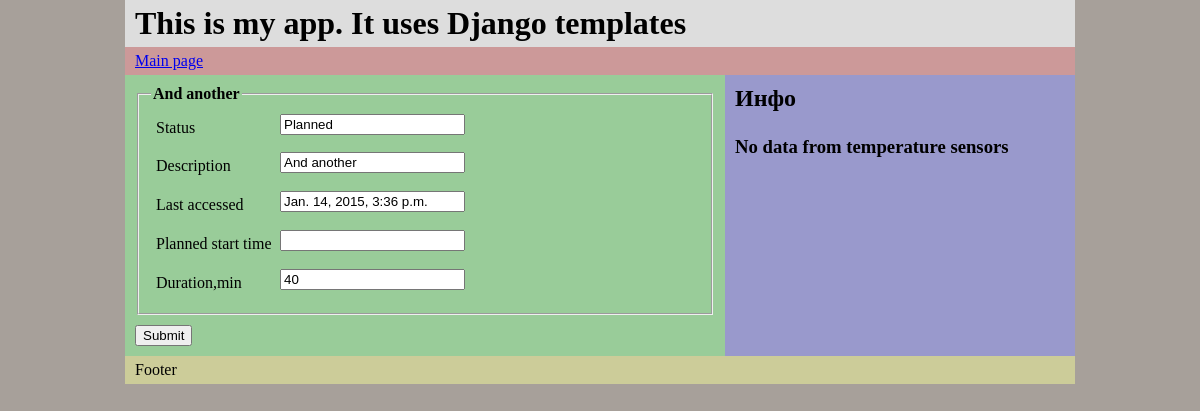
Before: /branch/4/ with the older database file.
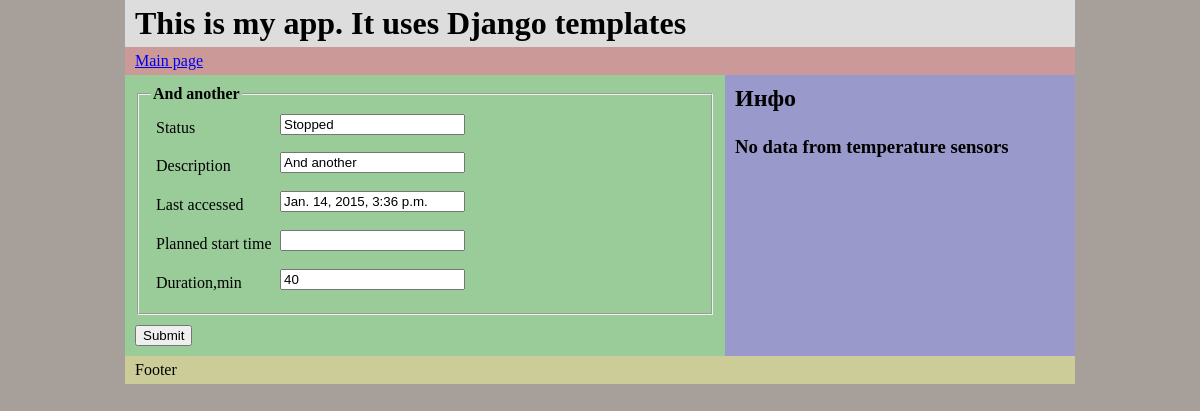
After: the same page with the newer database file.
### watering/models.py (models this page shows, shortened)
class Branch(models.Model):
    descr = models.CharField(max_length=30)
    status = models.ForeignKey(Status)
    t_start_plan = models.TimeField(null=True, blank=True)
    t_start_fact = models.TimeField(null=True, blank=True)
    t_end_plan = models.TimeField(null=True, blank=True)
    t_end_fact = models.TimeField(null=True, blank=True)
    duration = models.IntegerField(default=30)
    monday = models.BooleanField(default=False)
    tuesday = models.BooleanField(default=False)
    wednesday = models.BooleanField(default=False)
    thursday = models.BooleanField(default=False)
    friday = models.BooleanField(default=False)
    saturday = models.BooleanField(default=False)
    sunday = models.BooleanField(default=False)
    last_accessed = models.DateTimeField(null=True)

class Status(models.Model):
    name = models.CharField(max_length=15)
    descr = models.CharField(max_length=30)
    def __str__(self):
        return self.descr

### watering/views/watering_view.py (the view)
# urls.py: url(r'^branch/(?P<pk>\d+)/$', BranchDetail.as_view(), name='branch-detail'),
class BranchDetail(DetailView, UpdateView):
    model = Branch
    context_object_name = 'branch'
    template_name = "watering/base_watering_branch_details.html"
    fields = ['descr', 'duration']
    def get_object(self):
        object = super(BranchDetail, self).get_object()
        object.last_accessed = timezone.now()
        object.save()
        return object

### templates/watering/base_watering_branch_details.html (shortened to what this page needs)
{% extends "watering/base_watering.html" %}
{% block header %}
    This is my app. It uses Django templates
{% endblock %}
{% block main %}
    <form class="cmxform" action="save" method="post">
        <fieldset>
            <legend>{{ branch.descr }}</legend>
            <ol>
                <li>
                    <label for="id_status">Status</label>
                    <input id="id_status"  type="text" value="{{ branch.status }}" readonly="true"/>
                </li>
                <li>
                    <label for="id_descr">Description</label>
                    <input id="id_descr" name="descr" value="{{ branch.descr}}" type="text"/>
                </li>
                <li>
                    <label for="id_last_accessed">Last accessed</label>
                    <input id="id_last_accessed" value="{{ branch.last_accessed }}"/>
                </li>
                <li>
                    <label for="id_t_start">Planned start time</label>
                    <input id="id_t_start" value="{{ branch.t_start }}"/>
                </li>
                <li>
                    <label for="id_duration">Duration,min</label>
                    <input id="id_duration" name='duration' value="{{ branch.duration }}" type="text"/>
                </li>
            </ol>
        </fieldset>
     <input type="submit" value="Submit"/>
    </form>
{% endblock %}

### templates/watering/base_watering.html (shortened to what this page needs)
{% extends "watering/base.html" %}
{% block sidebar %}
    <h2>Инфо</h2>
    {% if temp_result %}
        <table>
            <thead>
            <tr>
                <th>Датчик</th>
                <th>°C</th>
            </tr>
            </thead>
            <tbody>
            {% for temp in temp_result %}
                <tr>
                    <td><a href="{{ MEDIA_URL }}temp/{{ temp.id }}">{{ temp.descr }}</a></td>
                    <td>{{ temp.value }}</td>
                </tr>
            {% endfor %}
            </tbody>
        </table>
    {% else %}
        <h3>No data from temperature sensors</h3>
    {% endif %}
{% endblock %}

### templates/watering/base.html (shortened to what this page needs)
<!DOCTYPE html>
<html>
<head lang="en">
    {% load staticfiles %}
    <link rel="stylesheet" href="{% static "style.css" %}" type="text/css"/>
</head>
<body>
<div id="wrap">
    <div id="header"><h1> {% block header %} Document Heading {% endblock %} </h1></div>
    <div id="nav">
        <ul>
            <li><a href="{% url "main" %}">Main page</a></li>
        </ul>
    </div>
    <div id="main">
        {% block main %}{% endblock %}
    </div>
    <div id="sidebar">
        {% block sidebar %}{% endblock %}
    </div>
    <div id="footer">
        {% block footer %}
            <p>Footer</p>
        {% endblock %}
    </div>
</div>
</body>
</html>

### watering/static/style.css (style rules this page uses)
body, html { margin: 0; padding: 0; color: #000; background: #a7a09a; }
h1 { margin: 0; }
h2 { margin: 0 0 1em; }
#wrap { width: 950px; margin: 0 auto; background: #99c; }
#header { padding: 5px 10px; background: #ddd; }
#nav { background: #c99; }
#nav ul { margin: 0; padding: 5px 10px; list-style: none; }
#nav li { display: inline; margin: 0; padding: 0; }
#main { float: left; width: 580px; padding: 10px; background: #9c9; }
#sidebar { float: right; width: 330px; padding: 10px; background: #99c; }
#footer { clear: both; padding: 5px 10px; background: #cc9; }
#footer p { margin: 0; }
form.cmxform fieldset { margin-bottom: 10px; }
form.cmxform legend { padding: 0 2px; font-weight: bold; }
form.cmxform label { display: inline-block; line-height: 1.8; vertical-align: top; }
form.cmxform fieldset ol { margin: 0; padding: 0; }
form.cmxform fieldset li { list-style: none; padding: 5px; margin: 0; }
form.cmxform label { width: 120px; }

Changed rows visible on the page:
changed Branch "And another": status "Planned" → "Stopped"
